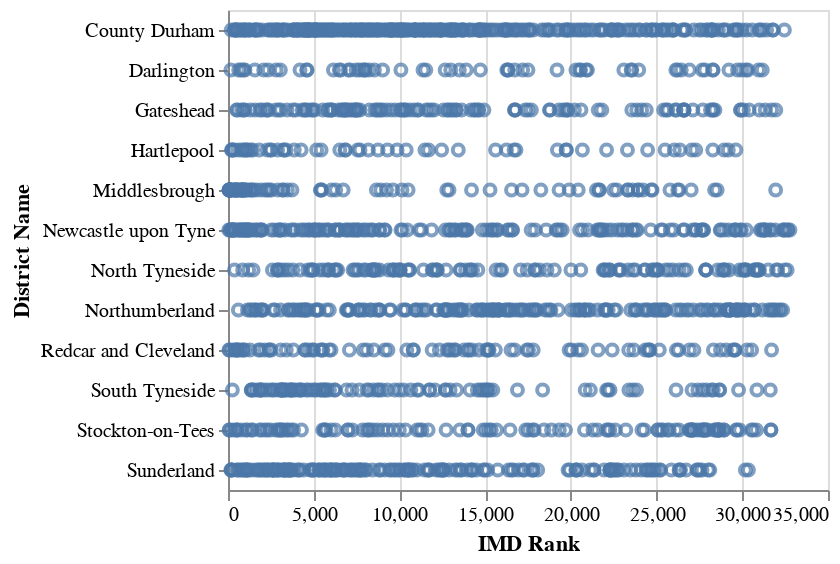

Write notebook code for a chart like this one.
### Code cell
#Set up a scatter plot displaying the IMD Rank of the different districts
alt.Chart(imd_df).mark_point().encode(
    y='District Name',
    x='IMD Rank'
)

### Figure 1 — Vega-Lite specification as saved in the notebook (floating-point values rounded to 4 significant figures; data arrays with more than 128 entries replaced by an {"elided": "..."} marker saying what was removed)
{"config": {"view": {"continuousWidth": 300, "continuousHeight": 300}}, "data": {"name": "data-5ec2b4859bb9a2af9b1647f2cb225e58"}, "mark": {"type": "point"}, "encoding": {"x": {"field": "IMD Rank", "type": "quantitative"}, "y": {"field": "District Name", "type": "nominal"}}, "$schema": "https://vega.github.io/schema/vega-lite/v5.20.1.json", "datasets": {"data-5ec2b4859bb9a2af9b1647f2cb225e58": {"elided": "1657 records"}}}
